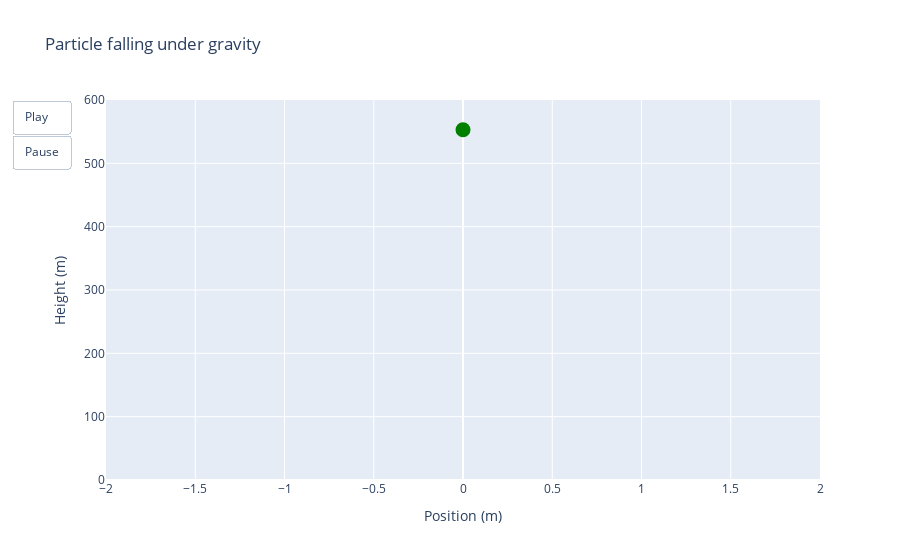

Here is the notebook cell this chart was saved with:
### Markdown cell above
# Newton’s Laws of Motion  

Newton’s second law describes how the motion of an object changes under the influence of forces.  
It states that the acceleration of a body is directly proportional to the net force acting on it:

$
m \frac{d^2 r(t)}{dt^2} = F(t),
$

where:  
- $m$: mass of the object  
- $r(t)$: position as a function of time  
- $F(t)$: total force applied  

In many cases, the force comes from a potential energy function $U(r)$:  

$
F = - \nabla U(r).
$

If the force is known, one can predict the trajectory $r(t)$ by solving this equation.  
For simple systems (constant force, harmonic oscillator, drag, etc.), analytical solutions exist.  
For more complex problems, numerical methods are required.  

---

# Simulating Particle Dynamics  

Since Newton’s law is a **second-order ODE**, it is usually rewritten as two coupled first-order ODEs:  

$
\frac{dr(t)}{dt} = v(t),
$

$
m \frac{dv(t)}{dt} = F(t),
$

where $v(t)$ is the velocity.  

---

## Discretization with the Forward Euler Method  

To solve these equations numerically, we divide time into discrete steps of size $\Delta t$.  
The forward Euler scheme updates velocity and position at each step $n$ as follows:

- **Velocity update**  
$
v^{n+1} = v^n + \frac{F^n}{m} \Delta t
$

- **Position update**  
$
r^{n+1} = r^n + v^{n+1} \Delta t
$

with:  
- $t_{n+1} = t_n + \Delta t$  
- $r^n = r(t_n)$: position at step $n$  
- $v^n = v(t_n)$: velocity at step $n$

### Code cell
import numpy as np
import plotly.graph_objects as go
import plotly.io as pio
import matplotlib.pyplot as plt

pio.renderers.default = "vscode"   # for VS Code

# Parameters
T = 10.0   # s
m = 0.3    # kg
g = 9.8    # m/s^2
v0x = -0.1 # m/s
H = 553.0  # m

# Time discretization
dt = 0.05
N = int(T / dt)
time = np.linspace(0, T, N+1)

# Arrays for dynamics
v = np.zeros((N+1, 2))
r = np.zeros((N+1, 2))
f = np.zeros((N+1, 2))

# Initial conditions
r[0] = np.array([0., H])
v[0] = np.array([-v0x, 0.])

# Force (gravity only)
f[:] = np.array([0., -m*g])

# Time integration (Euler method)
for n in range(N):
    v[n+1] = v[n] + f[n]/m * dt
    r[n+1] = r[n] + v[n+1] * dt

# Create animation frames
frames = [
    go.Frame(
        data=[go.Scatter(x=[r[i,0]], y=[r[i,1]], mode="markers", marker=dict(size=15, color="green"))],
        name=str(i)
    )
    for i in range(N)
]

# Base figure
fig = go.Figure(
    data=[go.Scatter(x=[r[0,0]], y=[r[0,1]], mode="markers", marker=dict(size=15, color="green"))],
    layout=go.Layout(
        xaxis=dict(range=[-2, 2], title="Position (m)"),
        yaxis=dict(range=[0, 600], title="Height (m)"),
        title="Particle falling under gravity",
        updatemenus=[dict(
            type="buttons",
            showactive=False,
            buttons=[
                dict(label="Play",
                     method="animate",
                     args=[None, {"frame": {"duration": dt*1000, "redraw": True},
                                  "fromcurrent": True}]),
                dict(label="Pause",
                     method="animate",
                     args=[[None], {"frame": {"duration": 0, "redraw": False},
                                    "mode": "immediate"}])
            ]
        )]
    ),
    frames=frames
)

fig.show()

### Figure 1 — Plotly figure (JSON) as saved in the notebook; plotly's stock layout.template omitted (floating-point values rounded to 4 significant figures)
{"data": [{"marker": {"color": "green", "size": 15}, "mode": "markers", "type": "scatter", "x": [0], "y": [553]}], "layout": {"title": {"text": "Particle falling under gravity"}, "updatemenus": [{"buttons": [{"args": [null, {"frame": {"duration": 50, "redraw": true}, "fromcurrent": true}], "label": "Play", "method": "animate"}, {"args": [[null], {"frame": {"duration": 0, "redraw": false}, "mode": "immediate"}], "label": "Pause", "method": "animate"}], "showactive": false, "type": "buttons"}], "xaxis": {"range": [-2, 2], "title": {"text": "Position (m)"}}, "yaxis": {"range": [0, 600], "title": {"text": "Height (m)"}}}}
